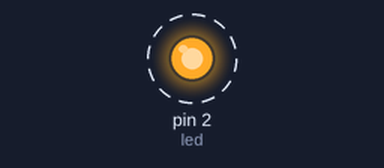
This program was run on a simulated MicroPython board. Parts: output pins drawn as LEDs (lit = HIGH). Dashed ring = blinking. WiFi joins after 1.5 s; what the program prints to the serial console is not drawn.

Above: at 1.7 s.
Timing chart, 0 to 4.5 s (numbered marks = the images above):
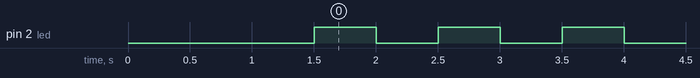

The program:

main.py
```python
from machine import Pin
from time import sleep
import senko

led = Pin(2, Pin.OUT)

version = "1.0.0"
OTA = senko.Senko(user="maxhuyk", repo="ota", files=["boot.py", "main.py"])

while True:
    # parpadear
    led.value(1)
    sleep(0.5)
    led.value(0)
    sleep(0.5)
    led.value(1)
    sleep(0.5)
    led.value(0)
    sleep(0.5)
    led.value(1)
    sleep(0.5)
    led.value(0)
    sleep(0.5)
    if OTA.fetch():
        print("A newer version is available!")
        machine.reset()
    else:
        print("Up to date!")
        print(version)
```

boot.py
```python
import gc
import machine
import network


def connect_wlan(ssid, password):
    """Connects build-in WLAN interface to the network.
    Args:
        ssid: Service name of Wi-Fi network.
        password: Password for that Wi-Fi network.
    Returns:
        True for success, Exception otherwise.
    """
    sta_if = network.WLAN(network.STA_IF)
    ap_if = network.WLAN(network.AP_IF)
    sta_if.active(True)
    ap_if.active(False)

    if not sta_if.isconnected():
        print("Connecting to WLAN ({})...".format(ssid))
        sta_if.active(True)
        sta_if.connect(ssid, password)
        while not sta_if.isconnected():
            pass

    return True


def main():
    """Main function. Runs after board boot, before main.py
    Connects to Wi-Fi and checks for latest OTA version.
    """

    gc.collect()
    gc.enable()

    # Wi-Fi credentials
    SSID = "megatronica.wifi"
    PASSWORD = "megawifi23"

    connect_wlan(SSID, PASSWORD)

    import senko

    OTA = senko.Senko(user="maxhuyk", repo="ota", files=["boot.py", "main.py"])

    if OTA.update():
        print("Updated to the latest version! Rebooting...")
        machine.reset()


if __name__ == "__main__":
    main()
```

Measured:
- by itself, pin 2 (led): alternates HIGH for 0.50 s and LOW for 0.50 s
